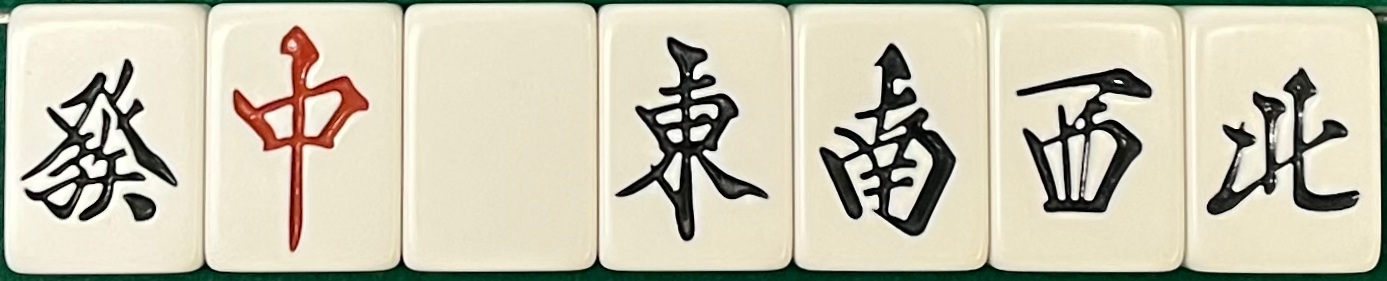
#> input picture data/honour_cropped.png, 1387 x 281 px
$ python test.py
#> lines starting #> are read from the running program, lines starting #| are printed output that depends on the picture; after the words box and inside, x2 and y2 are one past the last pixel; in counts of white or black regions, pixels touching at a corner belong together
import cv2 as cv
import numpy as np
from matplotlib import pyplot as plt

def unsharp_mask(image, kernel_size=(5, 5), sigma=1.0, amount=1.0):
    """Return a sharpened version of the image, using an unsharp mask."""
#> called with kernel_size = (5, 5), sigma = 2, amount = 8
    blurred = cv.GaussianBlur(image, kernel_size, sigma)
    sharpened = float(amount + 1) * image - float(amount) * blurred
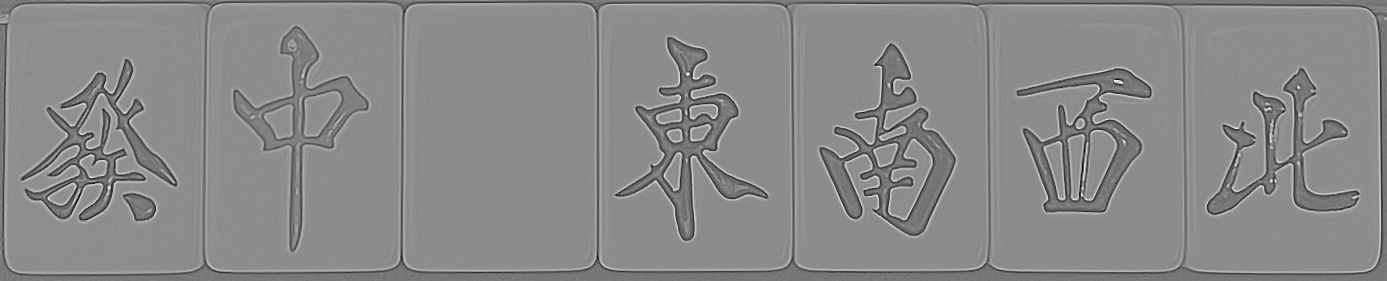
#> sharpened: shape (281, 1387) float64; min -976, max 1203, mean 196.2; drawn with min black and max white
    sharpened = np.maximum(sharpened, np.zeros(sharpened.shape))
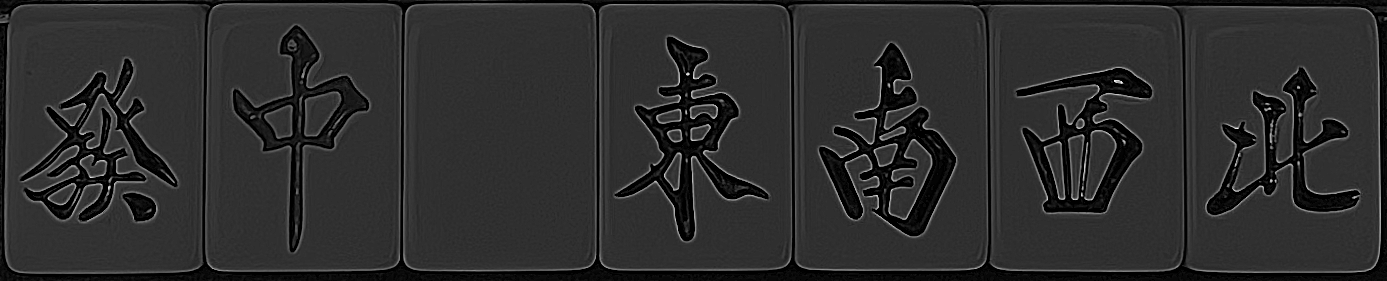
#> sharpened: shape (281, 1387) float64; min 0, max 1203, mean 214.9; drawn with min black and max white
    sharpened = np.minimum(sharpened, 255 * np.ones(sharpened.shape))
    sharpened = sharpened.round().astype(np.uint8)
    return sharpened


img = cv.imread('./data/honour_cropped.png',0)
sharpen_kernel = np.array([[-1, -1, -1], [-1, 9, -1], [-1, -1, -1]])
#sharpen_kernel = 1/3 * sharpen_kernel
#img = cv.filter2D(img, -1, sharpen_kernel)
img = unsharp_mask(img, (5, 5), 2.0, 8.0)

# global thresholding
ret1,th1 = cv.threshold(img,127,255,cv.THRESH_BINARY)
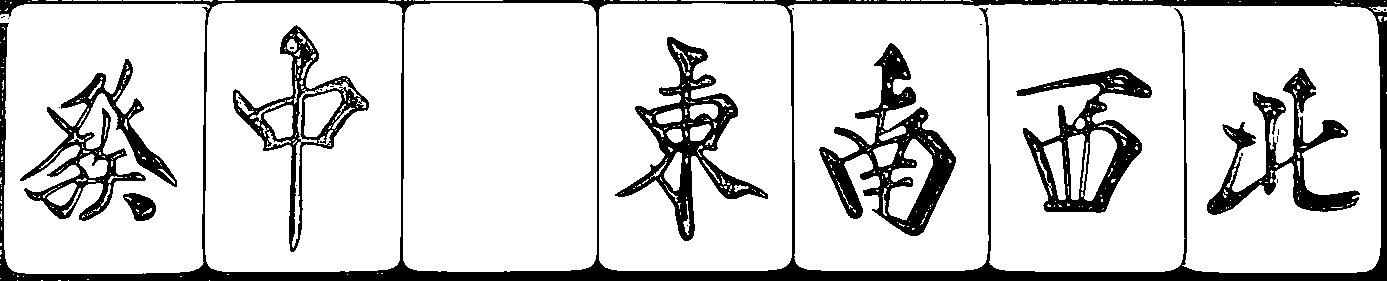
#> th1: shape (281, 1387); 83.5% white; 26 black regions (18 under 20 px), largest, box (x1, y1, x2, y2) and area: (0, 0, 1387, 281) 26105, (819, 43, 956, 236) 7998, (615, 37, 768, 241) 6902
# Otsu's thresholding
ret2,th2 = cv.threshold(img,0,255,cv.THRESH_BINARY+cv.THRESH_OTSU)
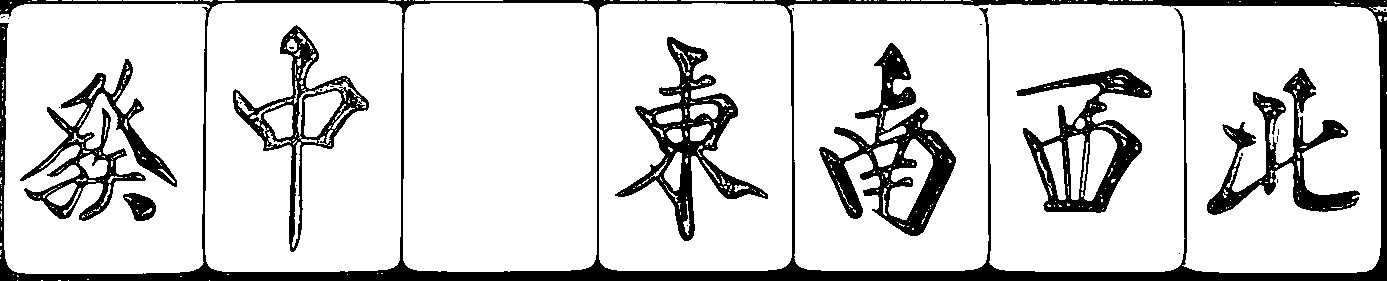
#> th2: shape (281, 1387); 83.5% white; 26 black regions (18 under 20 px), largest, box (x1, y1, x2, y2) and area: (0, 0, 1387, 281) 26162, (819, 43, 956, 236) 8009, (615, 37, 768, 241) 6911
#> ret2 = 129
# Otsu's thresholding after Gaussian filtering
blur = cv.GaussianBlur(img,(5,5),0)
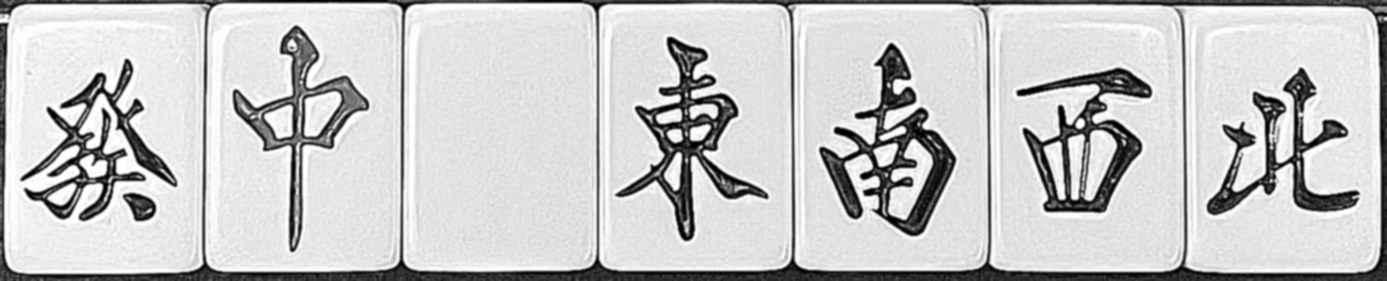
#> blur: shape (281, 1387); min 0, max 255, mean 198.2
ret3,th3 = cv.threshold(blur,0,255,cv.THRESH_BINARY+cv.THRESH_OTSU)
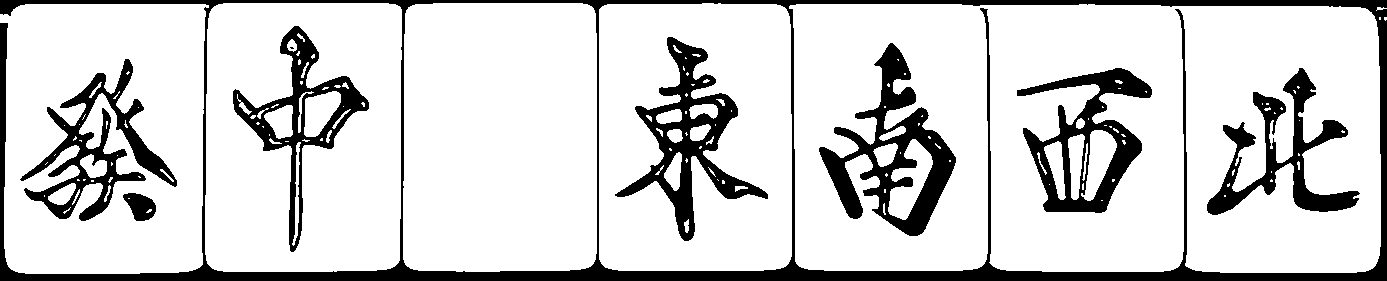
#> th3: shape (281, 1387); 82.3% white; 9 black regions (1 under 20 px), largest, box (x1, y1, x2, y2) and area: (0, 0, 1387, 281) 27456, (819, 43, 956, 236) 8524, (615, 37, 768, 241) 7572
#> ret3 = 142

erosion_size = 1
kernel = cv.getStructuringElement(0, (2 * erosion_size + 1, 2 * erosion_size + 1), (erosion_size, erosion_size))

th1 = cv.erode(th1, kernel)
#> th1: shape (281, 1387); 77.9% white; 9 black regions (1 under 20 px), largest, box (x1, y1, x2, y2) and area: (0, 0, 1387, 281) 33639, (818, 42, 957, 237) 10258, (614, 36, 769, 242) 9398
th2 = cv.erode(th2, kernel)
#> th2: shape (281, 1387); 77.8% white; 10 black regions (2 under 20 px), largest, box (x1, y1, x2, y2) and area: (0, 0, 1387, 281) 33668, (818, 42, 957, 237) 10260, (614, 36, 769, 242) 9400
th3 = cv.erode(th3, kernel)
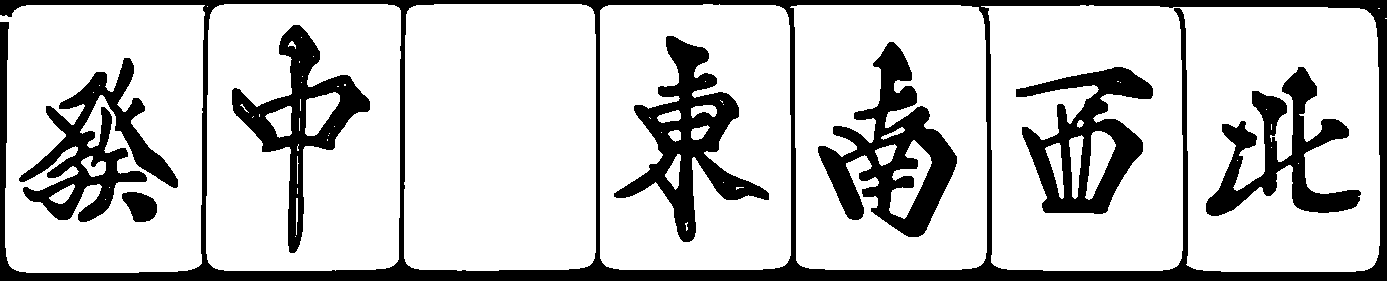
#> th3: shape (281, 1387); 77.6% white; 8 black regions, largest, box (x1, y1, x2, y2) and area: (0, 0, 1387, 281) 34064, (818, 42, 957, 237) 10382, (614, 36, 769, 242) 9511

cv.imwrite('./out/sou_global.png', th1)
cv.imwrite('./out/sou_otsu.png', th2)
cv.imwrite('./out/sou_otsu_gaussian_gray.png', th3)


# # plot all the images and their histograms
# images = [img, 0, th1,
#           img, 0, th2,
#           blur, 0, th3]
# titles = ['Original Noisy Image','Histogram','Global Thresholding (v=127)',
#           'Original Noisy Image','Histogram',"Otsu's Thresholding",
#           'Gaussian filtered Image','Histogram',"Otsu's Thresholding"]
# for i in range(3):
#     plt.subplot(1,3,i+1),plt.imshow(images[i*3+2],'gray')
#     plt.title(titles[i*3+2]), plt.xticks([]), plt.yticks([])
# plt.show()
